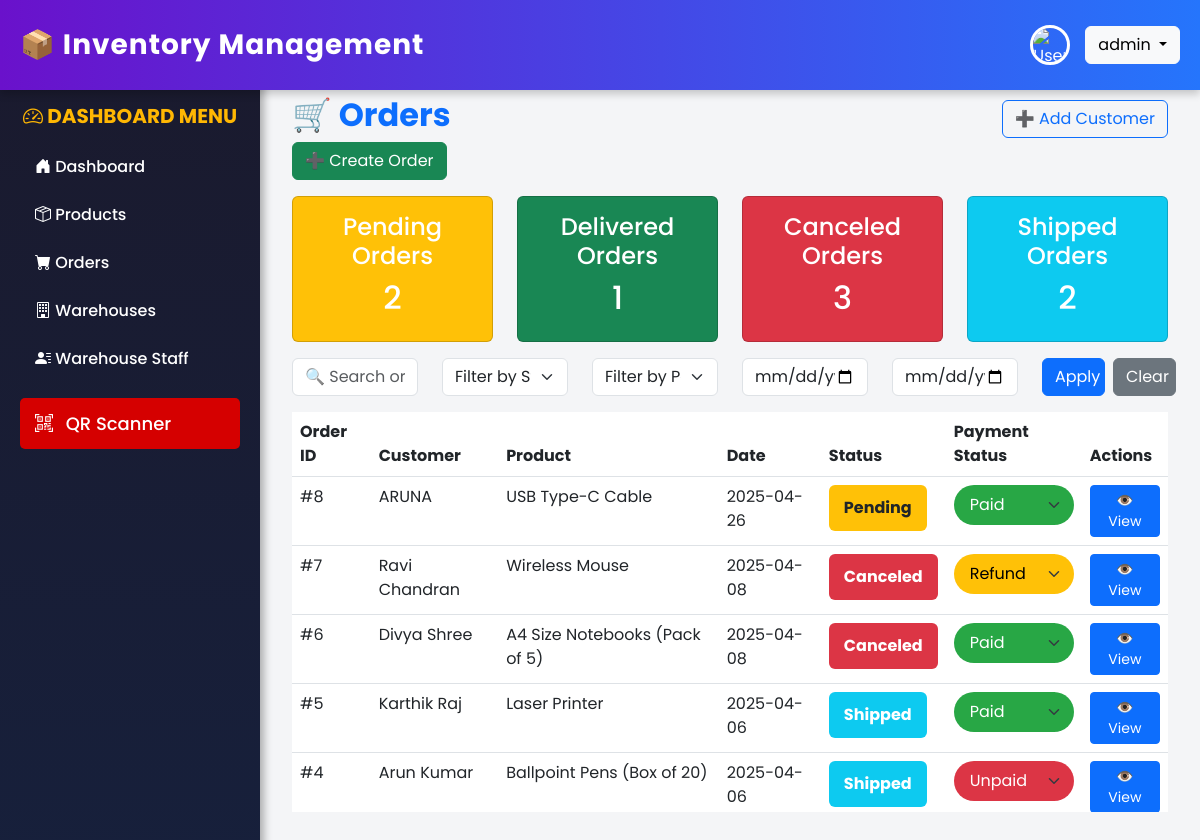
Screenshot of /orders/ (signed in) with the database file from the repository.
### inventory/models.py (models this page shows, shortened)
class Order(models.Model):
    STATUS_CHOICES = [
        ('pending', 'Pending'),
        ('shipped', 'Shipped'),
        ('delivered', 'Delivered'),
        ('canceled', 'Canceled'),
    ]
    PAYMENT_STATUS_CHOICES = [
        ('paid', 'Paid'),
        ('unpaid', 'Unpaid'),
        ('refund', 'Refund Processed'),
    ]
    customer = models.ForeignKey(Customer, on_delete=models.CASCADE)
    product = models.ForeignKey(Product, on_delete=models.CASCADE)
    quantity = models.PositiveIntegerField()
    price = models.DecimalField(max_digits=10, decimal_places=2, default=0.00)
    total_price = models.DecimalField(max_digits=10, decimal_places=2, default=0.00)
    status = models.CharField(max_length=20, choices=STATUS_CHOICES, default='pending')
    payment_status = models.CharField(max_length=20, choices=PAYMENT_STATUS_CHOICES, default='unpaid')
    order_date = models.DateTimeField(auto_now_add=True)
    expected_delivery_date = models.DateField(null=True, blank=True)
    shipping_details = models.TextField(blank=True, null=True)

class Customer(models.Model):
    name = models.CharField(max_length=255)
    email = models.EmailField(unique=True)
    phone = models.CharField(max_length=20)
    address = models.TextField()
    def __str__(self):
        return self.name

class Product(models.Model):
    name = models.CharField(max_length=255)
    stock_keeping_unit = models.CharField(max_length=100)
    category = models.ForeignKey('Category', on_delete=models.CASCADE)
    quantity_in_stock = models.PositiveIntegerField()
    reorder_level = models.PositiveIntegerField(default=10)
    supplier = models.ForeignKey('Supplier', on_delete=models.SET_NULL, null=True, blank=True)
    purchase_price = models.DecimalField(max_digits=10, decimal_places=2)
    selling_price = models.DecimalField(max_digits=10, decimal_places=2)
    description = models.TextField(blank=True, null=True)
    warehouse_location = models.CharField(max_length=255)
    created_at = models.DateTimeField(auto_now_add=True)
    product_image = models.ImageField(upload_to="product_images/", null=True, blank=True)
    barcode = models.ImageField(upload_to="qrcodes/", blank=True, null=True)
    def __str__(self):
        return self.name

### inventory/views.py (the view)
# urls.py: path('orders/', views.order_list, name='order_list'),
def order_list(request):
    orders = Order.objects.all().order_by("-id")
    pending_orders = Order.objects.filter(status__iexact="pending").count()
    delivered_orders = Order.objects.filter(status__iexact="delivered").count()
    canceled_orders = Order.objects.filter(status__iexact="canceled").count()
    shipped_orders = Order.objects.filter(status__iexact="shipped").count()
    unpaid_orders = Order.objects.filter(payment_status__iexact="unpaid").count()
    paid_orders = Order.objects.filter(payment_status__iexact="paid").count()
    refunded_orders = Order.objects.filter(payment_status__iexact="refund").count()
    return render(request, "inventory/order/order_list.html", {
        "orders": orders,
        "pending_orders": pending_orders,
        "delivered_orders": delivered_orders,
        "canceled_orders": canceled_orders,
        "shipped_orders": shipped_orders,
        "unpaid_orders": unpaid_orders,
        "paid_orders": paid_orders,
        "refunded_orders": refunded_orders,
    })

### inventory/templates/inventory/order/order_list.html (shortened to what this page needs)
{% extends 'inventory/base.html' %}
{% block content %}
<div class="container">
  <div class="d-flex justify-content-between align-items-center mt-3">
    <h2 class="fw-bold text-primary">🛒 Orders</h2>
    <a href="{% url 'inventory:add_customer' %}" class="btn btn-outline-primary">
      ➕ Add Customer
    </a>
  </div>
  <a href="{% url 'inventory:create_order' %}" class="btn btn-success mb-3">
    ➕ Create Order
  </a>
  <div class="row mb-3">
    <div class="col-md-3">
      <div class="card text-white bg-warning text-center">
        <div class="card-body">
          <h4>Pending Orders</h4>
          <h2>{{ pending_orders }}</h2>
        </div>
      </div>
    </div>
    <div class="col-md-3">
      <div class="card text-white bg-success text-center">
        <div class="card-body">
          <h4>Delivered Orders</h4>
          <h2>{{ delivered_orders }}</h2>
        </div>
      </div>
    </div>
    <div class="col-md-3">
      <div class="card text-white bg-danger text-center">
        <div class="card-body">
          <h4>Canceled Orders</h4>
          <h2>{{ canceled_orders }}</h2>
        </div>
      </div>
    </div>
    <div class="col-md-3">
      <div class="card text-white bg-info text-center">
        <div class="card-body">
          <h4>Shipped Orders</h4>
          <h2>{{ shipped_orders }}</h2>
        </div>
      </div>
    </div>
  </div>
  <div class="row mb-3 align-items-end">
    <div class="col-md-2">
      <input type="text" id="searchFilter" class="form-control" placeholder="🔍 Search orders...">
    </div>
    <div class="col-md-2">
      <select id="statusFilter" class="form-select">
        <option value="">Filter by Status</option>
      </select>
    </div>
    <div class="col-md-2">
      <select id="paymentFilter" class="form-select">
        <option value="">Filter by Payment</option>
      </select>
    </div>
    <div class="col-md-2">
      <input type="date" id="startDate" class="form-control">
    </div>
    <div class="col-md-2">
      <input type="date" id="endDate" class="form-control">
    </div>
    <div class="col-md-2 d-flex gap-2">
      <button class="btn btn-primary w-50" onclick="filterOrders()">Apply</button>
      <button class="btn btn-secondary w-50" onclick="clearFilters()">Clear</button>
    </div>
  </div>
  <div class="table-responsive" style="max-height: 400px; overflow-y: auto;">
    <table class="table table-hover shadow-sm rounded-3">
      <thead class="text-white sticky-top" style="background: linear-gradient(135deg, #11998e, #38ef7d); top: 0;">
        <tr>
          <th>Order ID</th>
          <th>Customer</th>
          <th>Product</th>
          <th>Date</th>
          <th>Status</th>
          <th>Payment Status</th>
          <th>Actions</th>
        </tr>
      </thead>
      <tbody id="orderTableBody">
        {% for order in orders %}
        <tr class="
        {% if order.status|lower == 'pending' %}bg-warning text-dark{% endif %}
        {% if order.status|lower == 'shipped' %}bg-info{% endif %}
        {% if order.status|lower == 'canceled' %}bg-danger{% endif %}
    " data-status="{{ order.status|lower }}"
            data-payment="{{ order.payment_status|lower }}"
            data-customer="{{ order.customer|lower }}"
            data-product="{{ order.product|lower }}"
            data-date="{{ order.order_date|date:'Y-m-d' }}">
          <td>#{{ order.id }}</td>
          <td>{{ order.customer }}</td>
          <td>{{ order.product }}</td>
          <td>{{ order.order_date|date:"Y-m-d" }}</td>
          <td>
            <span class="badge pt
            {% if order.status|lower == 'pending' %} bg-warning text-dark
            {% elif order.status|lower == 'shipped' %} bg-info
            {% elif order.status|lower == 'delivered' %} bg-success
            {% elif order.status|lower == 'canceled' %} bg-danger {% endif %}">
            {{  order.status  }}
          </span>
          </td>
          <td>
            <form class="payment-status-form" data-order-id="{{ order.id }}">
              <select class="form-select payment-status-dropdown px-3 py-2 rounded-pill
                {% if order.payment_status == 'unpaid' %} unpaid-badge
                {% elif order.payment_status == 'paid' %} paid-badge
                {% elif order.payment_status == 'refund' %} refund-badge {% endif %}"
                data-initial-value="{{ order.payment_status }}" style="border: none; outline: none;">
                <option value="unpaid" {% if order.payment_status == 'unpaid' %}selected{% endif %}>Unpaid</option>
                <option value="paid" {% if order.payment_status == 'paid' %}selected{% endif %}>Paid</option>
                <option value="refund" {% if order.payment_status == 'refund' %}selected{% endif %}>Refund</option>
              </select>
            </form>
          </td>
          <td>
            <a href="{% url 'inventory:order_detail' order.id %}" class="btn btn-primary btn-sm">👁️ View</a>
          </td>
        </tr>
        {% endfor %}
      </tbody>
    </table>
  </div>
</div>
{% endblock %}

### inventory/templates/inventory/base.html (style rules this page uses)
body { font-family: "Poppins", sans-serif; display: flex; flex-direction: column; height: 100vh; overflow-x: hidden; background-color: #f4f5f7; }

### inventory/templates/inventory/order/order_list.html (style rules this page uses)
.unpaid-badge { background-color: #dc3545 !important; color: white; }
.paid-badge { background-color: #28a745 !important; color: white; }
.refund-badge { background-color: #ffc107 !important; color: black; }
.pt { padding: 15px; text-transform: capitalize; font-size: medium; }

### rows the page displays
Order: id "8", customer "ARUNA", product "USB Type-C Cable", order_date "2025-04-26", status "Pending", payment_status "Paid"
Order: id "7", customer "Ravi Chandran", product "Wireless Mouse", order_date "2025-04-08", status "Canceled", payment_status "Refund"
Order: id "6", customer "Divya Shree", product "A4 Size Notebooks (Pack of 5)", order_date "2025-04-08", status "Canceled", payment_status "Paid"
Order: id "5", customer "Karthik Raj", product "Laser Printer", order_date "2025-04-06", status "Shipped", payment_status "Paid"
Order: id "4", customer "Arun Kumar", product "Ballpoint Pens (Box of 20)", order_date "2025-04-06", status "Shipped", payment_status "Unpaid"

### other values shown
{{ request.session.user_name }} "admin"
{{ pending_orders }} "2"
{{ delivered_orders }} "1"
{{ canceled_orders }} "3"
{{ shipped_orders }} "2"
